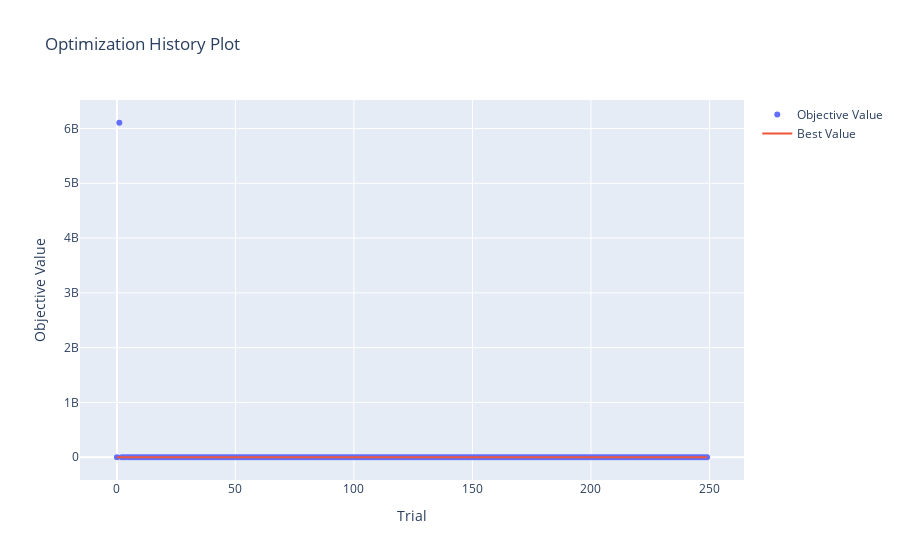

This figure's notebook cell:
### Code cell
plot_optimization_history(study)

### Figure 1 — Plotly figure (JSON) as saved in the notebook; plotly's stock layout.template omitted (floating-point values rounded to 4 significant figures; data arrays with more than 128 entries replaced by an {"elided": "..."} marker saying what was removed)
{"data": [{"mode": "markers", "name": "Objective Value", "type": "scatter", "x": {"elided": "250 int values"}, "y": {"elided": "250 float values"}}, {"name": "Best Value", "type": "scatter", "x": {"elided": "250 int values"}, "y": {"elided": "250 float values"}}], "layout": {"title": {"text": "Optimization History Plot"}, "xaxis": {"title": {"text": "Trial"}}, "yaxis": {"title": {"text": "Objective Value"}}}}
